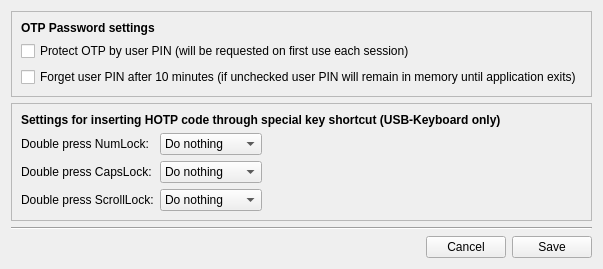
      <widget class="QWidget" name="tab_2">
       <attribute name="title">
        <string>OTP General</string>
       </attribute>
       <layout class="QVBoxLayout" name="verticalLayout_14">
        <item>
         <widget class="QFrame" name="frame_4">
          <property name="autoFillBackground">
           <bool>false</bool>
          </property>
          <property name="frameShape">
           <enum>QFrame::StyledPanel</enum>
          </property>
          <property name="frameShadow">
           <enum>QFrame::Sunken</enum>
          </property>
          <layout class="QVBoxLayout" name="verticalLayout_12">
           <item>
            <widget class="QLabel" name="label_11">
             <property name="font">
              <font>
               <weight>75</weight>
               <bold>true</bold>
              </font>
             </property>
             <property name="text">
              <string>OTP Password settings</string>
             </property>
            </widget>
           </item>
           <item>
            <layout class="QVBoxLayout" name="verticalLayout_2">
             <item>
              <widget class="QCheckBox" name="enableUserPasswordCheckBox">
               <property name="text">
                <string>Protect OTP by user PIN (will be requested on first use each session)</string>
               </property>
              </widget>
             </item>
             <item>
              <widget class="QCheckBox" name="deleteUserPasswordCheckBox">
               <property name="text">
                <string>Forget user PIN after 10 minutes (if unchecked user PIN will remain in memory until application exits)</string>
               </property>
              </widget>
             </item>
            </layout>
           </item>
          </layout>
         </widget>
        </item>
        <item>
         <widget class="QFrame" name="frame_5">
          <property name="autoFillBackground">
           <bool>false</bool>
          </property>
          <property name="frameShape">
           <enum>QFrame::StyledPanel</enum>
          </property>
          <property name="frameShadow">
           <enum>QFrame::Sunken</enum>
          </property>
          <layout class="QVBoxLayout" name="verticalLayout_4">
           <item>
            <widget class="QLabel" name="label_12">
             <property name="font">
              <font>
               <weight>75</weight>
               <bold>true</bold>
              </font>
             </property>
             <property name="text">
              <string>Settings for inserting HOTP code through special key shortcut (USB-Keyboard only)</string>
             </property>
            </widget>
           </item>
           <item>
            <layout class="QHBoxLayout" name="horizontalLayout_16">
             <item>
              <layout class="QVBoxLayout" name="verticalLayout_21">
               <item>
                <widget class="QLabel" name="label_13">
                 <property name="text">
                  <string>Double press NumLock:</string>
                 </property>
                </widget>
               </item>
               <item>
                <widget class="QLabel" name="label_14">
                 <property name="text">
                  <string>Double press CapsLock:</string>
                 </property>
                </widget>
               </item>
               <item>
                <widget class="QLabel" name="label_15">
                 <property name="text">
                  <string>Double press ScrollLock:</string>
                 </property>
                </widget>
               </item>
              </layout>
             </item>
             <item>
              <layout class="QVBoxLayout" name="verticalLayout_22">
               <item>
                <widget class="QComboBox" name="numLockComboBox">
                 <property name="accessibleName">
                  <string>Double press NumLock:</string>
                 </property>
                 <property name="accessibleDescription">
                  <string>Settings for inserting HOTP code through special key shortcut (USB-Keyboard only)</string>
                 </property>
                 <item>
                  <property name="text">
                   <string>Do nothing</string>
                  </property>
                 </item>
                 <item>
                  <property name="text">
                   <string>Send HOTP1</string>
                  </property>
                 </item>
                 <item>
                  <property name="text">
                   <string>Send HOTP2</string>
                  </property>
                 </item>
                </widget>
               </item>
               <item>
                <widget class="QComboBox" name="capsLockComboBox">
                 <property name="accessibleName">
                  <string>Double press CapsLock:</string>
                 </property>
                 <property name="accessibleDescription">
                  <string>Settings for inserting HOTP code through special key shortcut (USB-Keyboard only)</string>
                 </property>
                 <item>
                  <property name="text">
                   <string>Do nothing</string>
                  </property>
                 </item>
                 <item>
                  <property name="text">
                   <string>Send HOTP1</string>
                  </property>
                 </item>
                 <item>
                  <property name="text">
                   <string>Send HOTP2</string>
                  </property>
                 </item>
                </widget>
               </item>
               <item>
                <widget class="QComboBox" name="scrollLockComboBox">
                 <property name="accessibleName">
                  <string>Double press ScrollLock:</string>
                 </property>
                 <property name="accessibleDescription">
                  <string>Settings for inserting HOTP code through special key shortcut (USB-Keyboard only)</string>
                 </property>
                 <item>
                  <property name="text">
                   <string>Do nothing</string>
                  </property>
                 </item>
                 <item>
                  <property name="text">
                   <string>Send HOTP1</string>
                  </property>
                 </item>
                 <item>
                  <property name="text">
                   <string>Send HOTP2</string>
                  </property>
                 </item>
                </widget>
               </item>
              </layout>
             </item>
             <item>
              <spacer name="horizontalSpacer_11">
               <property name="orientation">
                <enum>Qt::Horizontal</enum>
               </property>
               <property name="sizeHint" stdset="0">
                <size>
                 <width>40</width>
                 <height>20</height>
                </size>
               </property>
              </spacer>
             </item>
            </layout>
           </item>
          </layout>
         </widget>
        </item>
        <item>
         <spacer name="verticalSpacer_2">
          <property name="orientation">
           <enum>Qt::Vertical</enum>
          </property>
          <property name="sizeType">
           <enum>QSizePolicy::MinimumExpanding</enum>
          </property>
          <property name="sizeHint" stdset="0">
           <size>
            <width>20</width>
            <height>0</height>
           </size>
          </property>
         </spacer>
        </item>
        <item>
         <widget class="Line" name="line_2">
          <property name="orientation">
           <enum>Qt::Horizontal</enum>
          </property>
         </widget>
        </item>
        <item>
         <layout class="QHBoxLayout" name="horizontalLayout_5">
          <item>
           <spacer name="horizontalSpacer_4">
            <property name="orientation">
             <enum>Qt::Horizontal</enum>
            </property>
            <property name="sizeHint" stdset="0">
             <size>
              <width>40</width>
              <height>20</height>
             </size>
            </property>
           </spacer>
          </item>
          <item>
           <widget class="QPushButton" name="generalCancelButton">
            <property name="text">
             <string>Cancel</string>
            </property>
           </widget>
          </item>
          <item>
           <widget class="QPushButton" name="writeGeneralConfigButton">
            <property name="text">
             <string>Save</string>
            </property>
           </widget>
          </item>
         </layout>
        </item>
       </layout>
      </widget>
